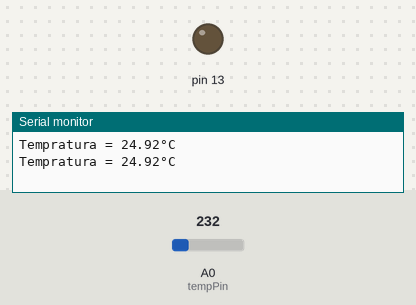
Recording of a sketch running on a simulated Arduino Uno, built with avr-gcc and run on an emulated ATmega328P. Parts: output pins drawn as LEDs (lit = HIGH), the last lines printed to the serial monitor. Inputs (shaded band) come from the test bench; at power-on: A0 (tempPin) = 232.

Above: at 2.8 s.
2.9 s: A0 (tempPin) set to 243
At 4.3 s:
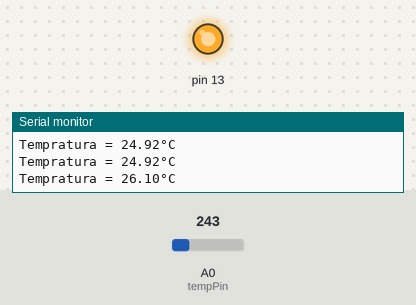
5.6 s: A0 (tempPin) set to 201
At 7.0 s:
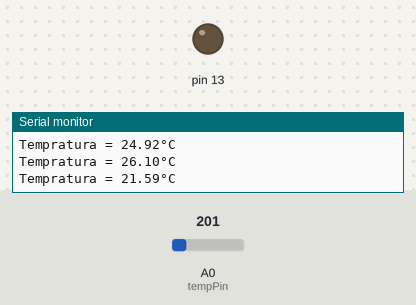
8.3 s: A0 (tempPin) set to 250
At 11.3 s:
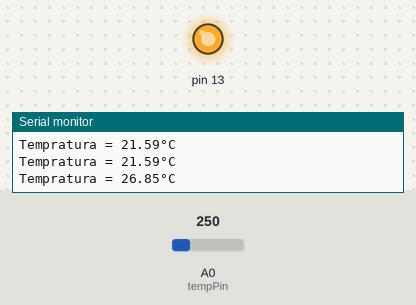
Timing chart, 0 to 12.8 s (numbered marks = the images above; inputs shaded):
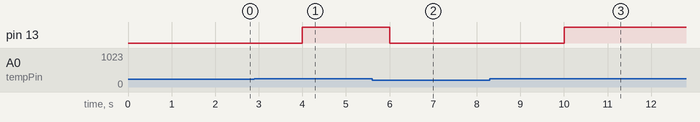

The sketch:

practica_8.ino
```cpp
//Encender "ventilador" a determinada temperatura
float tempC;
int reading;
int tempPin = 0;


void setup(){
  pinMode(13, OUTPUT);
  analogReference(INTERNAL);
  Serial.begin(9600);
}

void loop(){
  reading = analogRead(tempPin);
  tempC = reading / 9.31;
  Serial.print("Tempratura = ");
  Serial.print(tempC);
  Serial.print("°C");
  Serial.println();
    if(tempC > 25){
      digitalWrite(13, HIGH);
      delay(1000);
    }
 	 else{
    digitalWrite(13, LOW);
    delay(1000);
    }
  delay(1000);
}
```

Measured:
- the behaviour switches between 232 and 233 on A0 (tempPin) (found by bisection; images 0 and 1)
- after the input at 2.9 s, pin 13: LOW → HIGH after 1.1 s
- after the input at 5.6 s, pin 13: HIGH → LOW after 0.40 s
- after the input at 8.3 s, pin 13: LOW → HIGH after 1.7 s
